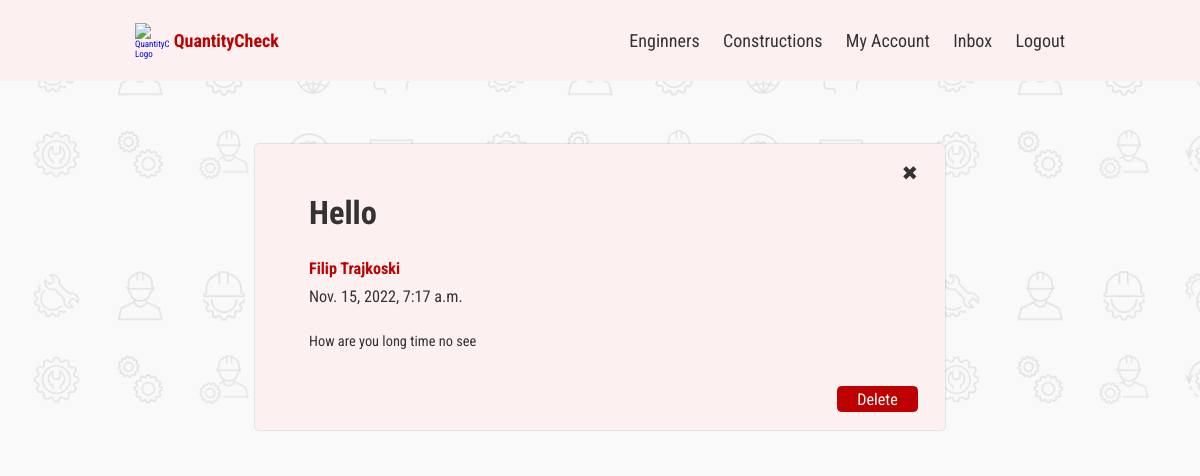
The app's page /users/message/e12e96da-3ce2-4b09-b5b5-4c1e00ec0931/ (signed in) with its own data.
### users/models.py (models this page shows, shortened)
class Message(models.Model):
    sender = models.ForeignKey(Profile, on_delete=models.SET_NULL, null=True, blank=True)
    recipient = models.ForeignKey(Profile, on_delete=models.SET_NULL, null=True, blank=True, related_name='messages')
    name = models.CharField(max_length=200, null=True, blank=True)
    email = models.EmailField(max_length=200, null=True, blank=True)
    subject = models.CharField(max_length=200, null=True, blank=True)
    body = models.TextField()
    is_read = models.BooleanField(default=False, null=True)
    created = models.DateTimeField(auto_now_add=True)
    id = models.UUIDField(default=uuid.uuid4, unique=True, primary_key=True, editable=False)
    class Meta:
        ordering = ['is_read', 'created']

### users/views.py (the view)
# urls.py: path('message/<str:pk>/', views.viewMessage, name='message'),
@login_required(login_url='login')
def viewMessage(request, pk):
    profile = request.user.profile
    message = profile.messages.get(id=pk)
    if message.is_read == False:
        message.is_read = True
        message.save()
    context = {'message':message}
    return render(request, 'users/message.html', context)

### users/templates/users/message.html
{% extends 'main.html' %}
{% block content %}
  <main>
    <div class="content-box">
      <div class="message__container">
        <a class="backButton" href="{% url 'users:inbox' %}">&#10006</a>
        <h2 class="message__subject-lg">{{message.subject}}</h4>
          {% if message.sender.user %}
          <a href="{% url 'users:user-profile' message.sender.id %}" class="message__author-lg">{{message.name}}</a>
          {% else %}
          <a href="" class="message__author-lg">{{message.name}}</a>
          {% endif %}
          <p class="message__date-lg">{{message.created}}</p>
          <div class="message__body-lg">{{message.body|linebreaksbr}}</div>
          <a class="operation message__delete" href="{% url 'users:delete-message' message.id %}">Delete</a>
      </div>
    </div>
  </main>
{% endblock content %}

### static/styles/constructions.css (style rules this page uses)
* { margin: 0; padding: 0; box-sizing: inherit; }
html { font-size: 62.5%; box-sizing: border-box; overflow-x: hidden; }
body { font-family: 'Roboto Condensed', sans-serif; background-color: rgb(250, 250, 250); }
html, body { max-width: 100%; }
main { display: flex; flex-direction: column; align-items: center; }

### static/styles/form.css (style rules this page uses)
.content-box { display: flex; align-items: center; justify-content: center; padding: 5rem 2rem; }
.backButton { text-decoration: none; font-size: 2.2rem; align-self: flex-end; color: #333333; transition: 0.3s ease-out; }

### static/styles/alerts.css (style rules this page uses)
:root { --color-white-light: rgba(136, 136, 136, 0.2); --color-main-light: rgb(180, 206, 255); --color-main: rgb(0, 54, 155); --color-error-bg: rgb(255, 179, 179); --color-error: rgb(155, 0, 0); --color-success-bg: rgb(219, 255, 219); --color-success: rgb(0, 155, 0); }

### static/styles/account.css (style rules this page uses)
.operation { text-decoration: none; width: 9rem; color: white; background-color: #bd0000; border-radius: 0.5rem; padding: 0.3rem 1.2rem; text-align: center; transition: all 0.3s ease-out; border: solid 0.2px #bd0000; font-size: 1.8rem; }

### static/styles/inbox.css (style rules this page uses)
.content-box { display: flex; flex-direction: column; align-items: center; gap: 3rem; width: 60vw; margin-top: 5rem; padding: 2rem 5rem; }
.content-box::after { z-index: -1; opacity: 0.1; content: ''; display: block; position: fixed; top: 0; left: 0; bottom: 0; right: 0; background: url(../images/pattern.jpg); background-size: 50rem; }
.message__container { width: 100%; display: flex; flex-direction: column; align-items: flex-start; justify-content: center; gap: 1rem; color: #333333; background-color: rgb(253, 240, 240); border-radius: 0.5rem; box-shadow: 0 0 1px 1px rgba(136, 136, 136, 0.2); padding: 2rem 3rem; }
.message__subject-lg { font-size: 3.6rem; font-weight: 700; margin-bottom: 2rem; padding-left: 3rem; }
.message__author-lg { color: #bd0000; font-size: 1.8rem; text-decoration: none; font-weight: 700; padding-left: 3rem; }
.message__date-lg { font-size: 1.8rem; margin-bottom: 2rem; padding-left: 3rem; }
.message__body-lg { font-size: 1.6rem; padding-left: 3rem; margin-bottom: 3rem; }
.message__delete { margin-left: auto; }

### static/styles/responsive.css (style rules this page uses)
@media (max-width: 90em) { .content-box { width: 65vw; } }
@media (max-width: 75em) { html { font-size: 56.25%; } }
@media (max-width: 75em) { .content-box { width: 60vw; } }
@media (max-width: 75em) { .content-box { width: 65vw; } }

### records on screen
Message: subject "Hello", name "Filip Trajkoski", created "Nov. 15, 2022, 7:17 a.m.", body "How are you long time no see"
